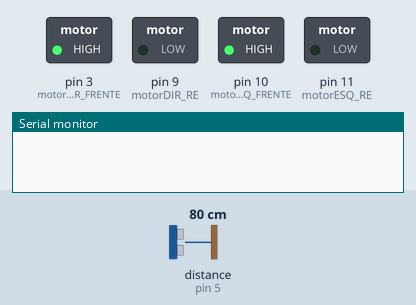
Recording of a sketch running on a simulated Arduino Uno, built with avr-gcc and run on an emulated ATmega328P. Shown: switched loads named in the sketch (green lamp = pin HIGH), the last lines printed to the serial monitor. Dashed ring = blinking. Inputs (shaded band) come from the test bench; at power-on: distance to the obstacle (sensor on pin 5) 80 cm. The echo pulse lasts 58.3 µs per cm.

Above: at 1.2 s.
1.3 s: distance to the obstacle (sensor on pin 5) set to 54 cm
2.8 s: distance to the obstacle (sensor on pin 5) set to 46 cm
At 4.3 s:
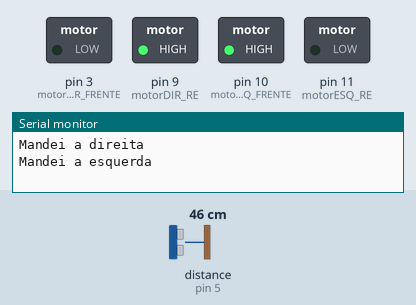
5.8 s: distance to the obstacle (sensor on pin 5) set to 60 cm
At 7.2 s:
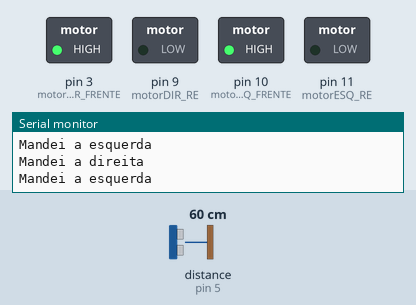
7.7 s: distance to the obstacle (sensor on pin 5) set to 2 cm
At 9.6 s:
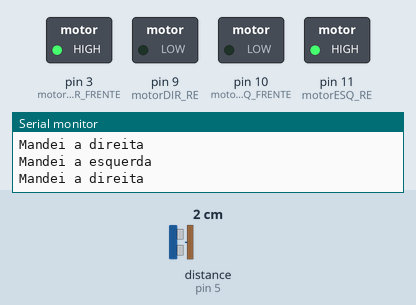
Timing chart, 0 to 11.7 s (numbered marks = the images above; inputs shaded):
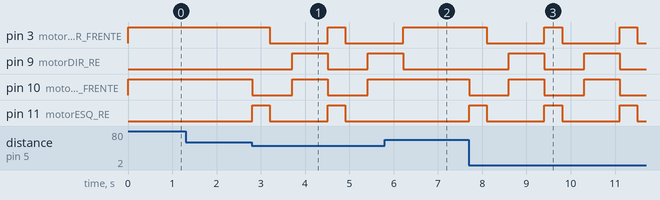

Measured:
- the behaviour switches between 51 and 50 cm on distance to the obstacle (sensor on pin 5) (found by bisection; images 0 and 1)
- after the input at 1.3 s, every drawn part: stays the same
- after the input at 2.8 s, pin 3 (motorDIR_FRENTE): HIGH → LOW after 0.40 s, → HIGH 1.3 s later, → LOW 0.40 s later; pin 9 (motorDIR_RE): LOW → HIGH after 0.91 s, → LOW 0.80 s later, → HIGH 0.91 s later
- after the input at 5.8 s, pin 3 (motorDIR_FRENTE): goes on until 6.2 s, then stays HIGH; pin 9 (motorDIR_RE): goes on until 6.2 s, then stays LOW; pin 10 (motorESQ_FRENTE): stays HIGH (without the input it goes to LOW after 0.42 s); pin 11 (motorESQ_RE): stays LOW (without the input it goes to HIGH after 0.42 s)
- after the input at 7.7 s, pin 3 (motorDIR_FRENTE): alternates HIGH for 0.40 s and LOW for 1.3 s, starting after 0.40 s; pin 9 (motorDIR_RE): alternates HIGH for 0.80 s and LOW for 0.90 s, starting after 0.90 s

The sketch:

carrinho.ino
```cpp
#include <Ultrasonic.h>
#define pino_trigger 4
#define pino_echo 5

const int motorDIR_RE  = 9;    // Pin  5 of L293.
const int motorDIR_FRENTE  = 3;    // Pin  6 of L293.
const int motorESQ_RE  = 11;   // Pin 10 of L293.
const int motorESQ_FRENTE  = 10;   // Pin 9 of L293.


// Variáveis Úteis
int i = 0;
int j = 0;
int state_rec;
int vSpeed = 250;
char state;
int correcoes=0;
int counter=0;
boolean ajuste=false;
float cmMsec;
Ultrasonic ultrasonic(pino_trigger, pino_echo);

void setup() {
  pinMode(motorDIR_RE, OUTPUT);
  pinMode(motorDIR_FRENTE, OUTPUT);
  pinMode(motorESQ_RE, OUTPUT);
  pinMode(motorESQ_FRENTE, OUTPUT);
  Serial.begin(9600);
}

  void frente(){
    digitalWrite(motorESQ_RE, 0);
    digitalWrite(motorDIR_RE, 0);
    digitalWrite(motorDIR_FRENTE, HIGH);
    digitalWrite(motorESQ_FRENTE, HIGH);
  }

  void atras() {
    digitalWrite(motorDIR_RE, 0);
    digitalWrite(motorESQ_RE, 0);
    digitalWrite(motorESQ_FRENTE, HIGH);
    digitalWrite(motorDIR_FRENTE, HIGH);
  }

  void esquerda(){   // Se o estado recebido for igual a 'L', o carro se movimenta para esquerda.
    digitalWrite(motorDIR_RE, 0);
    digitalWrite(motorDIR_FRENTE, HIGH);
    digitalWrite(motorESQ_RE, HIGH);
    digitalWrite(motorESQ_FRENTE, 0);
  }

  void direita(){   // Se o estado recebido for igual a 'R', o carro se movimenta para direita.
    digitalWrite(motorDIR_RE, HIGH);
    digitalWrite(motorDIR_FRENTE, 0);
    digitalWrite(motorESQ_RE, 0);
    digitalWrite(motorESQ_FRENTE, HIGH);
  }

 void para(){   // Se o estado recebido for igual a 'S', o carro permanece parado.
    digitalWrite(motorDIR_RE, 0);
    digitalWrite(motorDIR_FRENTE, 0);
    digitalWrite(motorESQ_RE, 0);
    digitalWrite(motorESQ_FRENTE, 0);
  }

void leitura(){
  long microsec = ultrasonic.timing();
  cmMsec = ultrasonic.convert(microsec, Ultrasonic::CM);
}

void loop() {
  leitura();
 // Serial.println(cmMsec);
  if(cmMsec <= 50 ){
    ajuste=true;
  }
  if(ajuste){
        Serial.println("Mandei a direita");
        ajuste=false;
        esquerda();
        delay(400);
        para();
        delay(500);
        leitura();
         if(cmMsec <= 50){
         Serial.println("Mandei a esquerda");
         direita();
         delay(400);
         para();
         direita();
         delay(400);
         para();
        }
  }else{
    frente();
  }
  }
```
